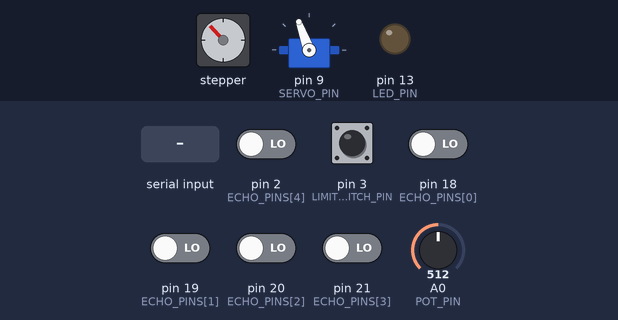
Recording of a sketch running on a simulated Arduino Mega 2560, built with avr-gcc and run on an emulated ATmega2560. Parts: stepper motor, servo, output pins drawn as LEDs (lit = HIGH). Wiring (inferred from the names in the program): stepper motor driver (200 steps per turn assumed): step pin 5; direction pin 4. The inputs (shaded band) are chosen by the test bench; at power-on: pin 3 (LIMIT_SWITCH_PIN) HIGH, pin 2 (ECHO_PINS[4]), pin 18 (ECHO_PINS[0]), pin 19 (ECHO_PINS[1]), pin 20 (ECHO_PINS[2]), pin 21 (ECHO_PINS[3]) LOW, A0 (POT_PIN) = 512. Pins used as bus, display or sensor lines are not drawn; what the sketch prints to the serial monitor is not drawn.

Above: at 0.8 s.
0.9 s: pin 3 (LIMIT_SWITCH_PIN) pulled LOW for 0.15 s
At 3.1 s:
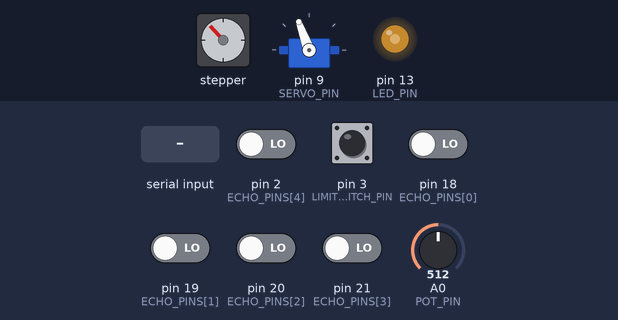
3.4 s: "plastic_clean\n" received over Serial
At 5.8 s:
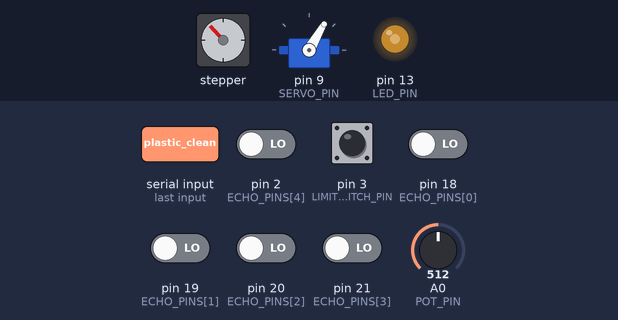
6.4 s: A0 (POT_PIN) set to 716
At 7.6 s:
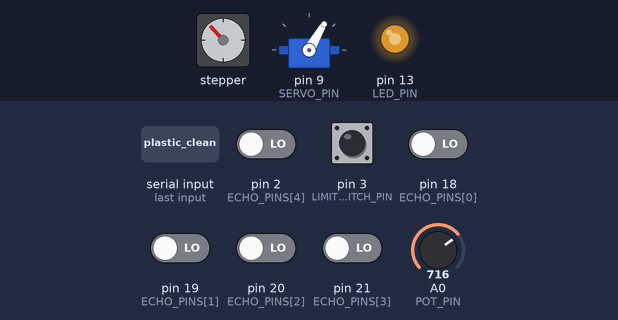
7.9 s: "can_clean\n" received over Serial
At 9.8 s:
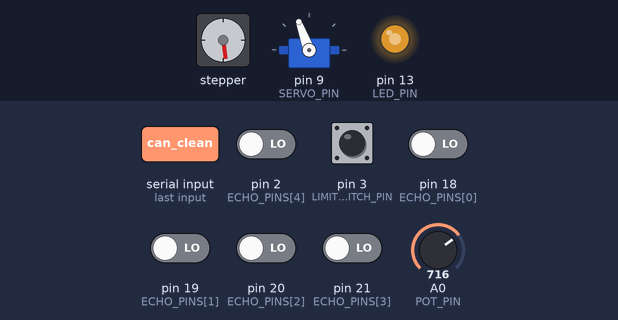
10.9 s: A0 (POT_PIN) set to 900
At 12.1 s:
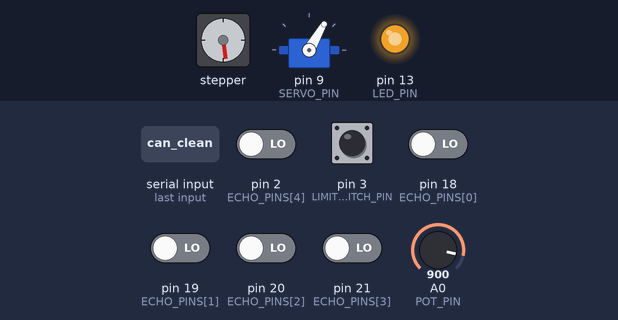
12.4 s: "glass_clean\n" received over Serial
At 13.3 s:
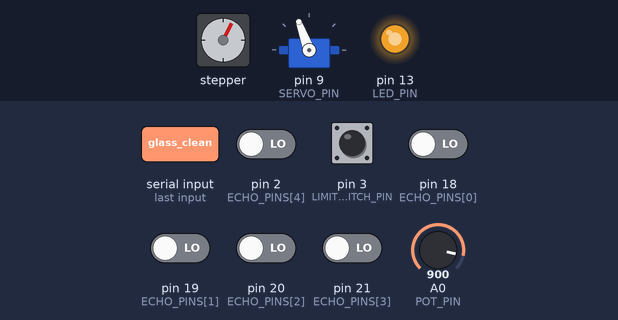
Timing chart, 0 to 16.4 s (numbered marks = the images above; inputs shaded):
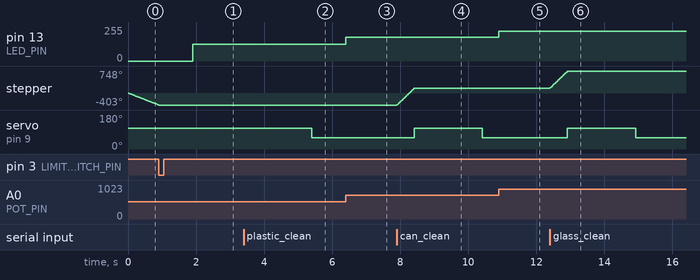

Measured:
- after the input at 0.9 s, pin 13 (LED_PIN): 0/255 → 127/255 after 1.0 s; stepper: goes on until 0.9 s, then stays -403°
- after the input at 3.4 s, servo on pin 9 (SERVO_PIN): 110° → 60° after 2.0 s
- after the input at 6.4 s, pin 13 (LED_PIN): 127/255 → 178/255 at once
- after the input at 7.9 s, stepper: turns 575° clockwise in 0.51 s, starting at once; servo on pin 9 (SERVO_PIN): 60° → 110° after 0.52 s, → 60° 2.0 s later
- after the input at 10.9 s, pin 13 (LED_PIN): 178/255 → 224/255 at once
- after the input at 12.4 s, stepper: turns 576° clockwise in 0.51 s, starting at once; servo on pin 9 (SERVO_PIN): 60° → 110° after 0.52 s, → 60° 2.0 s later

The sketch:

motor.ino
```cpp
#include <Servo.h>

// ==========================================
// 1. 핀 번호 및 환경 변수 정의
// ==========================================
#define LED_PIN 13       // LED 제어 (가변저항 밝기 조절용)
#define POT_PIN A0       // 10K 가변저항
#define SERVO_PIN 9      // 쓰레기 투하 서보모터
#define DIR_PIN 4        // TB6560 방향
#define STEP_PIN 5       // TB6560 스텝
#define LIMIT_SWITCH_PIN 3 // 🔥 영점 조준용 리미트 스위치 핀

// 초음파 센서 핀 (Trig: 일반, Echo: 외부 인터럽트)
const int TRIG_PINS[5] = {22, 24, 26, 28, 30};
const int ECHO_PINS[5] = {18, 19, 20, 21, 2};

Servo dropServo;
const int STEPS_PER_BIN = 320; // 1/8 마이크로스텝 기준 72도 (1600 / 5)
int current_bin = 0;           // 현재 바라보는 쓰레기통 인덱스 (0~4)

// 논블로킹 초음파 측정을 위한 volatile 변수
volatile unsigned long start_time[5];
volatile unsigned long echo_duration[5] = {0, 0, 0, 0, 0};
volatile bool new_data[5] = {false, false, false, false, false};
unsigned long last_ping_time = 0;

// ==========================================
// 2. 외부 인터럽트 서비스 루틴 (ISR) - 초음파 전용
// ==========================================
void isr_echo0() { if (digitalRead(ECHO_PINS[0])) start_time[0] = micros(); else { echo_duration[0] = micros() - start_time[0]; new_data[0] = true; } }
void isr_echo1() { if (digitalRead(ECHO_PINS[1])) start_time[1] = micros(); else { echo_duration[1] = micros() - start_time[1]; new_data[1] = true; } }
void isr_echo2() { if (digitalRead(ECHO_PINS[2])) start_time[2] = micros(); else { echo_duration[2] = micros() - start_time[2]; new_data[2] = true; } }
void isr_echo3() { if (digitalRead(ECHO_PINS[3])) start_time[3] = micros(); else { echo_duration[3] = micros() - start_time[3]; new_data[3] = true; } }
void isr_echo4() { if (digitalRead(ECHO_PINS[4])) start_time[4] = micros(); else { echo_duration[4] = micros() - start_time[4]; new_data[4] = true; } }


// ==========================================
// 3. 셋업
// ==========================================
void setup() {
  Serial.begin(115200);

  pinMode(LED_PIN, OUTPUT);
  pinMode(DIR_PIN, OUTPUT);
  pinMode(STEP_PIN, OUTPUT);

  // 🔥 스위치 핀 설정 (내부 풀업 저항 사용, 인터럽트 제거됨)
  pinMode(LIMIT_SWITCH_PIN, INPUT_PULLUP);

  dropServo.attach(SERVO_PIN);
  dropServo.write(110); // 투하구 닫힘

  for (int i = 0; i < 5; i++) {
    pinMode(TRIG_PINS[i], OUTPUT);
    pinMode(ECHO_PINS[i], INPUT);
  }
  attachInterrupt(digitalPinToInterrupt(ECHO_PINS[0]), isr_echo0, CHANGE);
  attachInterrupt(digitalPinToInterrupt(ECHO_PINS[1]), isr_echo1, CHANGE);
  attachInterrupt(digitalPinToInterrupt(ECHO_PINS[2]), isr_echo2, CHANGE);
  attachInterrupt(digitalPinToInterrupt(ECHO_PINS[3]), isr_echo3, CHANGE);
  attachInterrupt(digitalPinToInterrupt(ECHO_PINS[4]), isr_echo4, CHANGE);

  Serial.println("Mega Ready. Waiting for ROS 2...");

  // 🔥 전원이 켜지면 영점(Homing) 잡기 시작!
  Serial.println("🔄 영점 조준(Homing) 시작...");
  do_homing();
}

// ==========================================
// 4. 메인 루프
// ==========================================
void loop() {
  // A. LED 밝기 실시간 조절
  int potValue = analogRead(POT_PIN);
  int brightness = map(potValue, 0, 1023, 0, 255);
  analogWrite(LED_PIN, brightness);

  // B. 0.5초마다 초음파 센서 쏘고 거리 보고
  if (millis() - last_ping_time > 500) {
    ping_all_sensors();
    report_distances();
    last_ping_time = millis();
  }

  // C. 라즈베리파이(ROS 2) 명령 수신 및 모터 작동
  if (Serial.available() > 0) {
    String command = Serial.readStringUntil('\n');
    command.trim();

    int target_bin = -1;
    // 클래스에 따른 목표 쓰레기통 매핑
    if (command == "plastic_clean") target_bin = 0;
    else if (command == "can_clean") target_bin = 1;
    else if (command == "glass_clean") target_bin = 2;
    else if (command == "paper_clean") target_bin = 3;
    else if (command == "vinyl_clean") target_bin = 4;

    if (target_bin != -1) {
      // 1. 스텝모터로 최단거리 회전
      rotate_to_bin(target_bin);
      // 2. 서보모터로 쓰레기 투하
      dropServo.write(110);
      delay(2000); // 2초 대기
      dropServo.write(60);
      // 3. 작업 완료 보고
      Serial.println("DONE");
    }
  }
}

// ==========================================
// 5. 🔥 영점 조준(Homing) 실행 함수 (안전 모드)
// ==========================================
void do_homing() {
  digitalWrite(DIR_PIN, LOW); // 스위치를 향해 천천히 회전 (반대로 돌면 HIGH로 변경)

  // 스위치가 눌릴 때까지 무한 반복 (버튼 안 눌림 = HIGH, 눌림 = LOW)
  while (digitalRead(LIMIT_SWITCH_PIN) == HIGH) {
    digitalWrite(STEP_PIN, HIGH);
    delayMicroseconds(2000); // 더 천천히 회전시켜서 테스트하기 쉽게
    digitalWrite(STEP_PIN, LOW);
    delayMicroseconds(2000);
  }

  // 스위치가 눌려서 while 문을 빠져나왔으므로 0번 칸으로 설정
  current_bin = 0;
  Serial.println("✅ 영점 조준 완료! 현재 위치: 0번 칸");
  delay(1000); // 안정화 대기
}

// ==========================================
// 6. 함수: 초음파 측정 및 거리 보고
// ==========================================
void ping_all_sensors() {
  for (int i = 0; i < 5; i++) {
    digitalWrite(TRIG_PINS[i], LOW); delayMicroseconds(2);
    digitalWrite(TRIG_PINS[i], HIGH); delayMicroseconds(10);
    digitalWrite(TRIG_PINS[i], LOW);
  }
}

void report_distances() {
  Serial.print("DIST:");
  for (int i = 0; i < 5; i++) {
    if (new_data[i]) {
      Serial.print(echo_duration[i] * 0.034 / 2);
      new_data[i] = false;
    } else {
      Serial.print("-1"); // 측정 실패 시
    }
    if (i < 4) Serial.print(",");
  }
  Serial.println();
}

// ==========================================
// 7. 함수: 스텝모터 최단거리 회전 로직
// ==========================================
void rotate_to_bin(int target_bin) {
  if (target_bin == current_bin) return;

  int diff = target_bin - current_bin;

  // 원형 구조의 최단 거리 계산 (5칸 기준)
  if (diff > 2) diff -= 5;
  if (diff < -2) diff += 5;

  int steps_to_move = 0;
  if (diff > 0) {
    digitalWrite(DIR_PIN, HIGH); // 시계 방향
    steps_to_move = diff * STEPS_PER_BIN;
  } else {
    digitalWrite(DIR_PIN, LOW);  // 반시계 방향
    steps_to_move = -diff * STEPS_PER_BIN;
  }

  // 모터 구동
  for (int i = 0; i < steps_to_move; i++) {
    digitalWrite(STEP_PIN, HIGH);
    delayMicroseconds(800); // 속도 조절
    digitalWrite(STEP_PIN, LOW);
    delayMicroseconds(800);
  }

  current_bin = target_bin;
}
```
